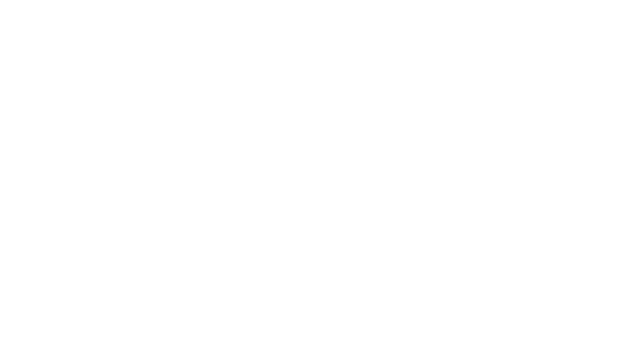
Frame 1 (no input)
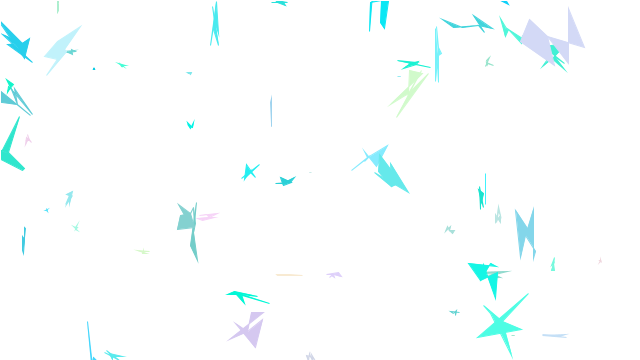
Frame 60 (the mouse pressed at the canvas centre just before this capture)
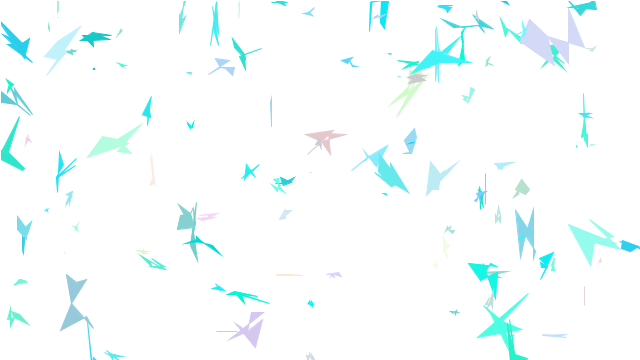
Frame 120 (the mouse held since frame 60 and released just before this capture)

The Processing sketch that drew these frames (run headless with seeded random() and noise(); from frame 60 on, the mouse is pressed at the canvas centre):

// Processing sketch: DrawRandomPolygonsColour
// ── DrawRandomPolygonsColour.pde
/**
 * Draw Shape at random point. 
 */
 
 float y;
 float x;
 float w;
 float h;
 float r, g , b, t;
void setup() {
  size(640, 360);
  background(255);
  frameRate(500);
}

void draw() {

  x = random(0,width);
  y = random(0,height);
  w = random(0,t);
  h = random(0,t);
  r = random(0,255);
  g = random(200,255);
  b = random(200,255);
  t = random(0,50);
  fill(r,g,b);
  stroke(r,g,b);
  /*rect(x, y, w, h,2);*/
  quad(x, y, x + random(-1,1) * w, y + random(-1,1) * h, x + random(-1,1) * w,  y + random(-1,1) * h , x + random(-1,1) * w, y + random(-1,1) * h);
  quad(x, y, x + random(-1,1) * w, y + random(-1,1) * h, x + random(-1,1) * w,  y + random(-1,1) * h , x + random(-1,1) * w, y + random(-1,1) * h);
  fill(255,255,255,0);
  stroke(255,255,255);
  rect(0.01,0.01,width,height);
    loop();
}

void keyPressed(){
 if (key=='s'){
  save("print/" + "blueRain5.tif");  
 }
}
